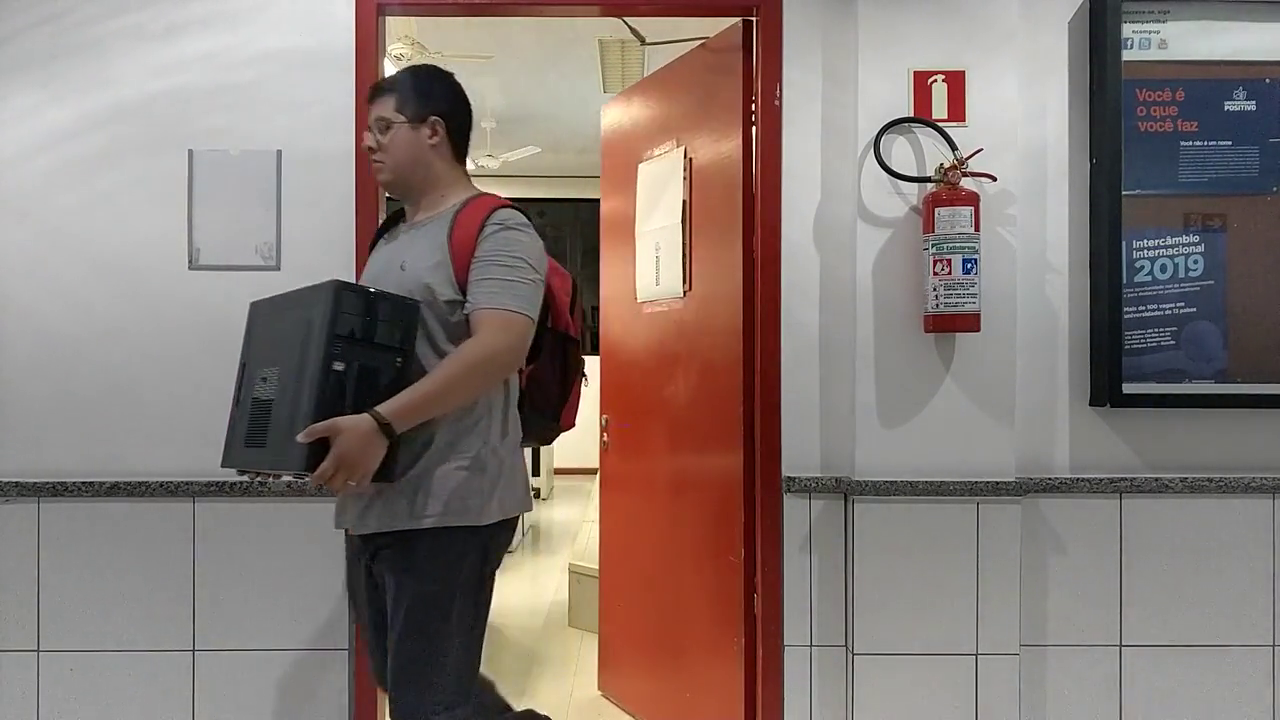
#> input picture frame 108 of itamar/video/furto3-720p.mp4, 1280 x 720 px
$ python app2.py
#> lines starting #> are read from the running program, lines starting #| are printed output that depends on the picture; after the words box and inside, x2 and y2 are one past the last pixel; in counts of white or black regions, pixels touching at a corner belong together
import numpy as np
import cv2
import time
import os


cap = cv2.VideoCapture("videos/furto3-720p.mp4")


# img = cv2.imread("image.png", cv2.IMREAD_GRAYSCALE)


# # scale_percent = 30 # percent of original size
# # width = int(img.shape[1] * scale_percent / 100)
# # height = int(img.shape[0] * scale_percent / 100)
# # dim = (width, height)
# # # resize image
# # img = cv2.resize(img, dim, interpolation = cv2.INTER_AREA)


def draw(img):

	# [6 lines of commented-out code are left out]


	gray = cv2.cvtColor(img, cv2.COLOR_BGR2GRAY)
	# ret,thresh = cv2.threshold(gray,30,255,1)
	ret,thresh = cv2.threshold(gray,30,255,cv2.THRESH_BINARY_INV)


	# Remove some small noise if any.
	erode = cv2.erode(thresh,None)
	dilate = cv2.dilate(erode,None)

	# Find contours with cv2.RETR_CCOMP
	contours,hierarchy = cv2.findContours(dilate,cv2.RETR_CCOMP,3)

	for i,cnt in enumerate(contours):
		# Check if it is an external contour and its area is more than 100
		if hierarchy[0,i,3] == -1 and cv2.contourArea(cnt)>100:
			x,y,w,h = cv2.boundingRect(cnt)

			if w > 50 and w < 170 and h > 50 and h < 170 and y > 145 and y+h < 400 and x < 530:
				cv2.rectangle(img,(x,y),(x+w,y+h),(0,255,0),2)

			# m = cv2.moments(cnt)
			# cx,cy = m['m10']/m['m00'],m['m01']/m['m00']
			# cv2.circle(img,(int(cx),int(cy)),3,255,-1)

	cv2.imshow("shapes", img)
	cv2.imshow("shapes2", dilate)


	# cv2.imshow("Threshold", img_bin)
	# cv2.waitKey(0)
	# cv2.destroyAllWindows()


while(True):
	ret, frame = cap.read()
#> frame is the input picture: shape (720, 1280, 3); mean B, G, R 118.7, 123.8, 136.9
	if frame is None:
		time.sleep(2)
	else:
		# frame = cv2.cvtColor(frame, cv2.COLOR_BGR2GRAY)
		frame = cv2.resize(frame, (640, 480))
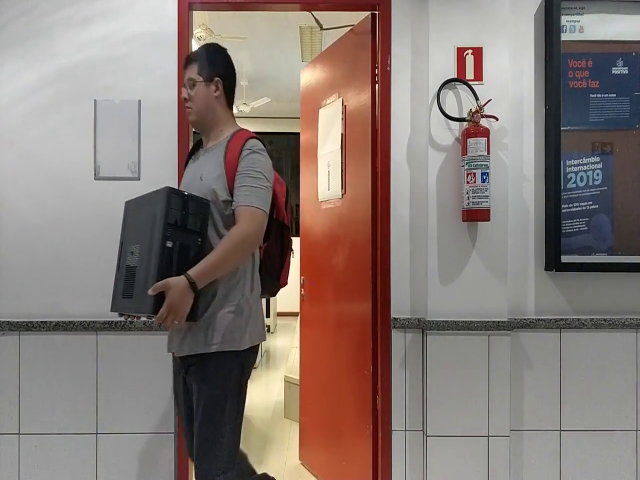
#> frame: shape (480, 640, 3); mean B, G, R 118.6, 123.8, 136.9
		draw(frame)
#> in draw, `gray = cv2.cvtColor(img, cv2.COLOR_BGR2GRAY)`:
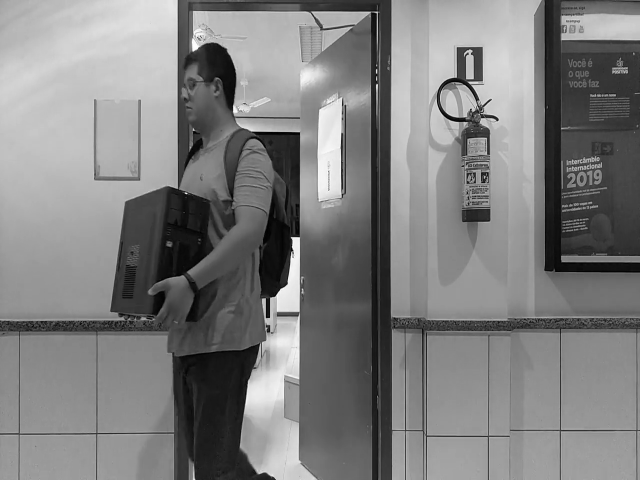
#> gray: shape (480, 640); min 1, max 255, mean 127.1
#> in draw, `ret,thresh = cv2.threshold(gray,30,255,cv2.THRESH_BINARY_INV)`:
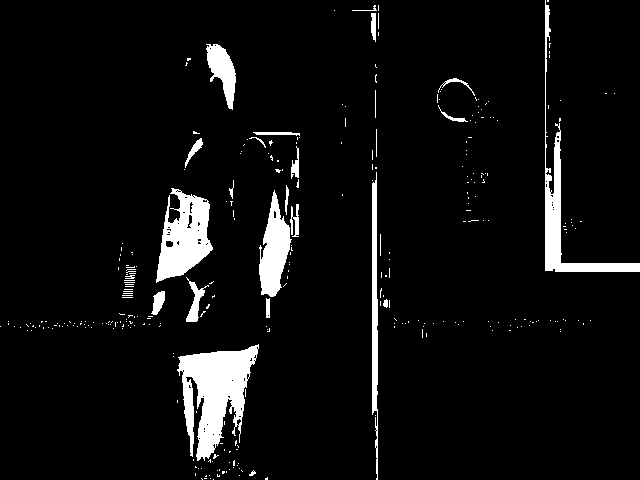
#> thresh: shape (480, 640); 5.9% white; 316 white regions (290 under 20 px), largest, box (x1, y1, x2, y2) and area: (177, 344, 259, 461) 5095, (156, 188, 213, 283) 3134, (545, 0, 640, 272) 2798
#> in draw, `erode = cv2.erode(thresh,None)`:
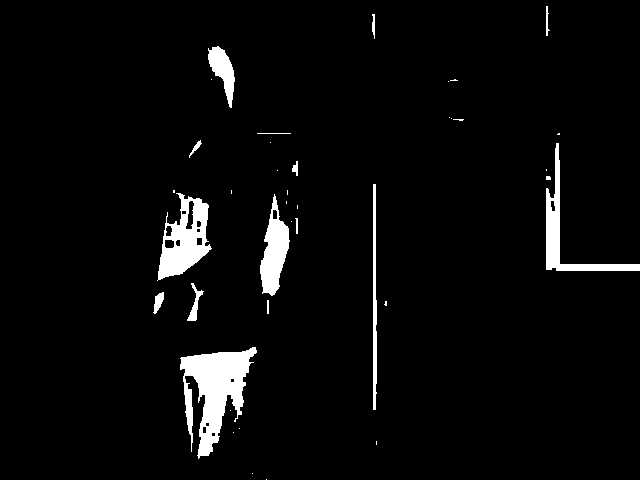
#> erode: shape (480, 640); 4% white; 39 white regions (24 under 20 px), largest, box (x1, y1, x2, y2) and area: (180, 347, 257, 459) 4142, (157, 193, 212, 281) 2451, (546, 143, 640, 271) 1825
#> in draw, `dilate = cv2.dilate(erode,None)`:
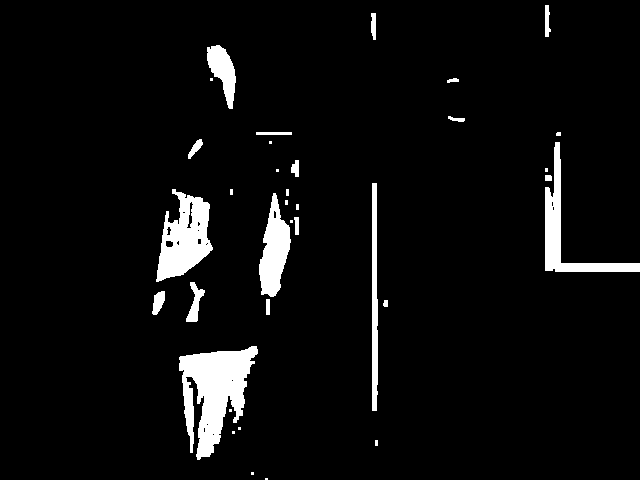
#> dilate: shape (480, 640); 5.2% white; 35 white regions (15 under 20 px)
#> in draw, `contours,hierarchy = cv2.findContours(dilate,cv2.RETR_CCOMP,3)`: contours = 52 contours, 30 with area under 20; largest, box (x1, y1, x2, y2) and area: (179, 346, 258, 460) 4615, (156, 189, 213, 282) 3070, (545, 142, 640, 272) 2114, (259, 193, 291, 297) 1837, (372, 183, 378, 411) 994
#> the loop in draw, `for i,cnt in enumerate(contours):` made 52 passes
#> (x, y, w, h) on passes 7, 14, 15, 20, 24, 35, 40, 44, 50, 52: (179, 346, 79, 114), (152, 291, 13, 24), (186, 282, 19, 40), (259, 193, 32, 104), (156, 189, 57, 93), (372, 183, 6, 228), (545, 142, 95, 130), (188, 139, 15, 20), (207, 45, 29, 64), (545, 5, 6, 32)
#> cnt on passes 1 to 6: [[265, 479], [267, 478]], [[251, 472], [251, 474], [253, 474], [253, 472]], [[375, 440], [375, 445], [377, 445], [377, 440]], [[232, 431], [232, 433], [234, 433], [234, 431]], [[238, 427], [238, 429], [240, 429], [240, 427]], [[229, 409], [229, 411], [231, 411], [231, 409]]
#> after the loop in draw, `for i,cnt in enumerate(contours):`:
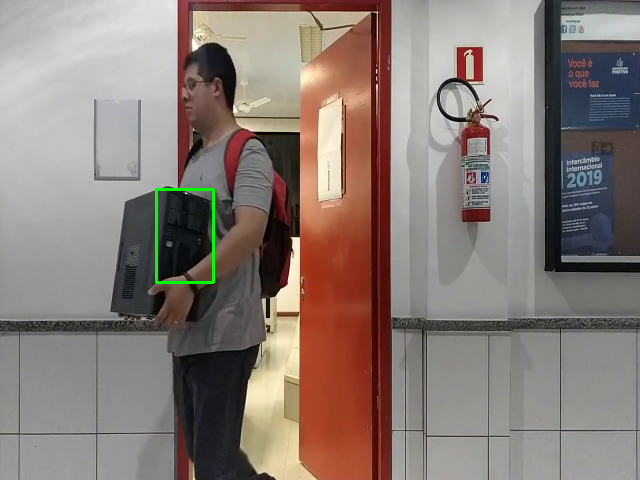
#> img: shape (480, 640, 3); 0.29% of pixels changed, all inside (x1, y1, x2, y2) = (155, 188, 215, 284)

	if cv2.waitKey(1) & 0xFF == ord('q'):
#> (key q is pressed here)
		break


cap.release()
cv2.destroyAllWindows()

$ run again, starting later in the video
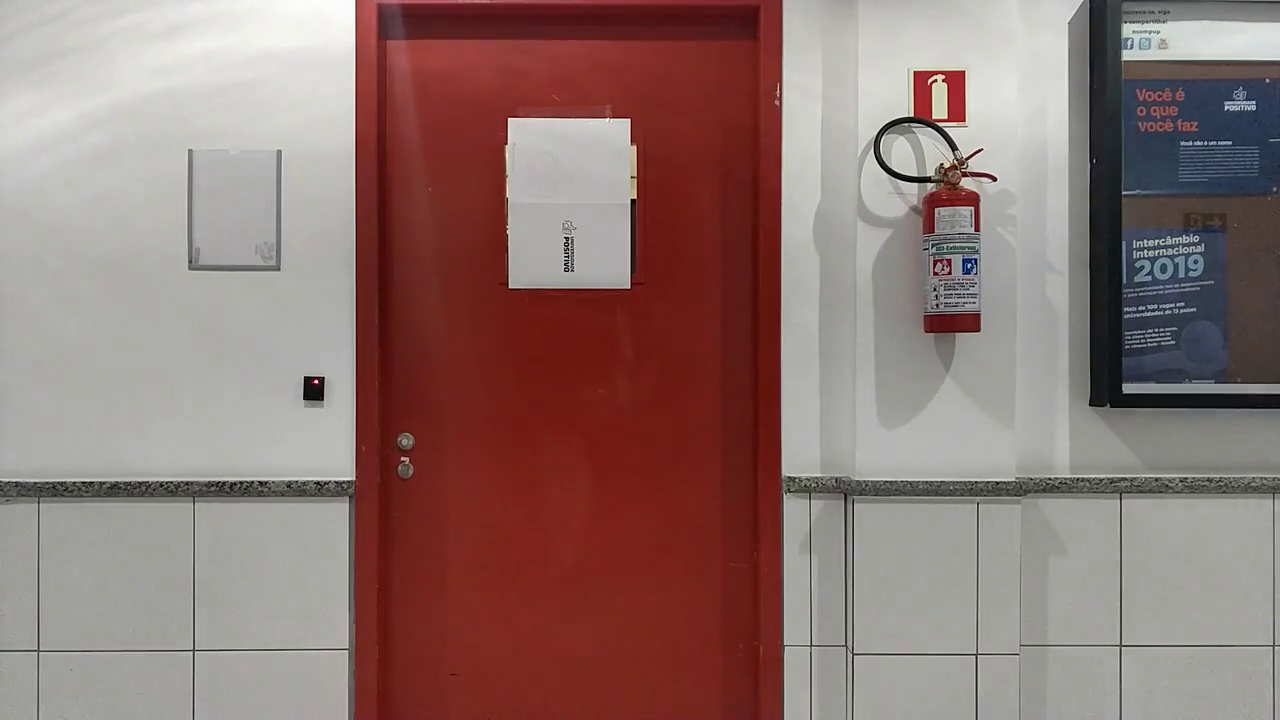
#> input picture frame 486 of itamar/video/furto3-720p.mp4, 1280 x 720 px
#> frame is the input picture: shape (720, 1280, 3); mean B, G, R 115, 118.4, 143.4
#> frame: shape (480, 640, 3)
#> in draw, `ret,thresh = cv2.threshold(gray,30,255,cv2.THRESH_BINARY_INV)`:
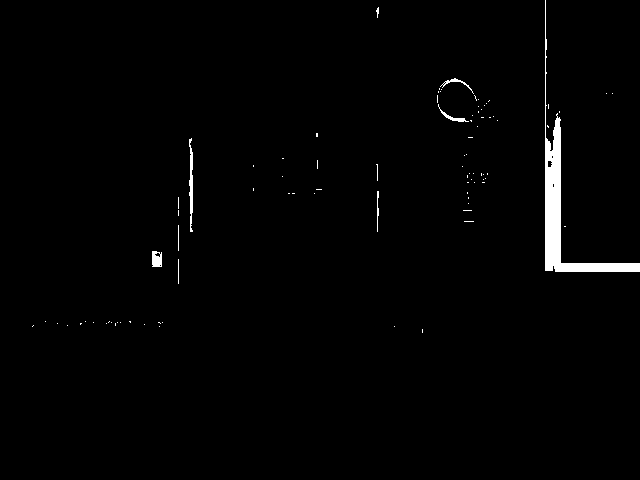
#> thresh: shape (480, 640); 1.3% white; 89 white regions (81 under 20 px), largest, box (x1, y1, x2, y2) and area: (545, 0, 640, 272) 3062, (189, 138, 193, 232) 248, (152, 251, 162, 267) 139
#> erode: shape (480, 640); 0.81% white; 9 white regions (6 under 20 px), largest, box (x1, y1, x2, y2) and area: (546, 119, 640, 271) 2325, (153, 252, 161, 266) 71, (190, 176, 192, 212) 42
#> in draw, `dilate = cv2.dilate(erode,None)`:
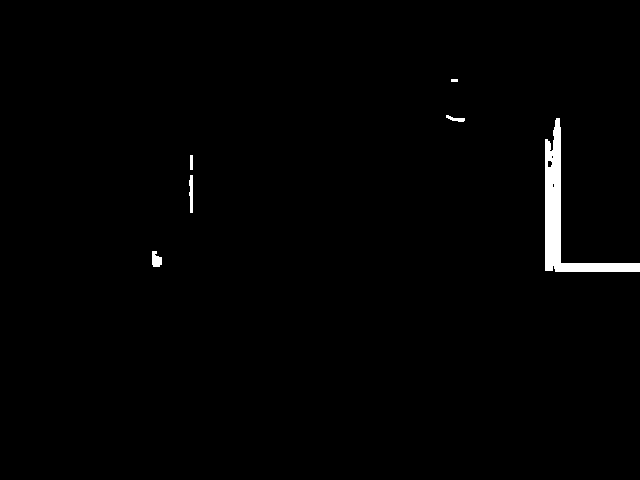
#> dilate: shape (480, 640); 1.1% white; 6 white regions
#> contours = 9 contours, 3 with area under 20; largest, box (x1, y1, x2, y2) and area: (545, 118, 640, 272) 2704, (152, 251, 162, 267) 100, (189, 175, 193, 213) 96, (446, 115, 465, 122) 46, (190, 155, 193, 170) 28, (547, 160, 553, 167) 24
#> the loop in draw, `for i,cnt in enumerate(contours):` made 9 passes
#> (x, y, w, h) on passes 1, 4: (152, 251, 10, 16), (545, 118, 95, 154)

$ run again, starting later in the video
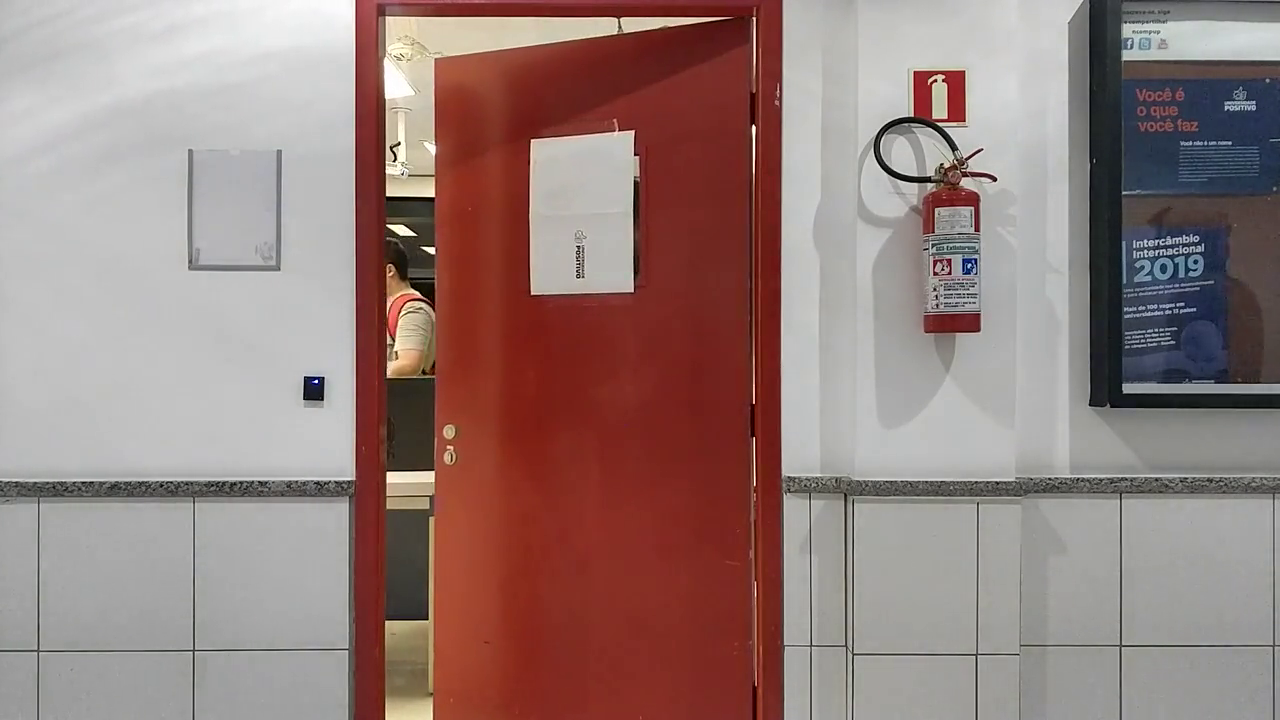
#> input picture frame 864 of itamar/video/furto3-720p.mp4, 1280 x 720 px
#> frame is the input picture: shape (720, 1280, 3); mean B, G, R 123.4, 127.1, 150.1
#> frame: shape (480, 640, 3)
#> in draw, `ret,thresh = cv2.threshold(gray,30,255,cv2.THRESH_BINARY_INV)`:
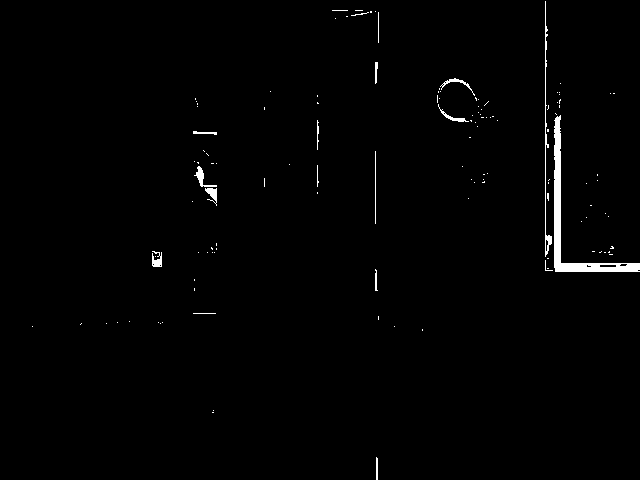
#> thresh: shape (480, 640); 1.1% white; 126 white regions (109 under 20 px), largest, box (x1, y1, x2, y2) and area: (554, 115, 640, 272) 1702, (545, 1, 552, 257) 374, (194, 166, 217, 187) 133
#> erode: shape (480, 640); 0.43% white; 15 white regions (10 under 20 px), largest, box (x1, y1, x2, y2) and area: (555, 118, 640, 271) 1134, (197, 168, 203, 185) 48, (207, 189, 216, 199) 48, (153, 260, 161, 266) 33, (546, 237, 551, 244) 20
#> in draw, `dilate = cv2.dilate(erode,None)`:
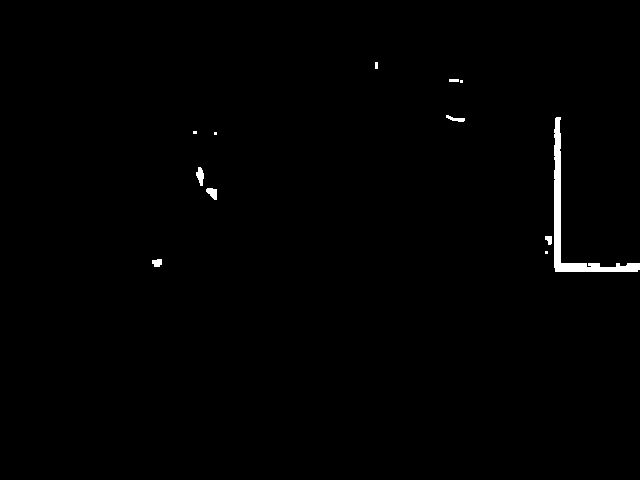
#> dilate: shape (480, 640); 0.69% white; 12 white regions (4 under 20 px)
#> contours = 12 contours, 6 with area under 20; largest, box (x1, y1, x2, y2) and area: (554, 117, 640, 272) 1388, (196, 167, 204, 186) 80, (206, 189, 217, 200) 68, (152, 259, 162, 267) 54, (446, 115, 465, 122) 46, (545, 236, 552, 245) 34
#> the loop in draw, `for i,cnt in enumerate(contours):` made 12 passes
#> (x, y, w, h) on pass 8: (554, 117, 86, 155)
